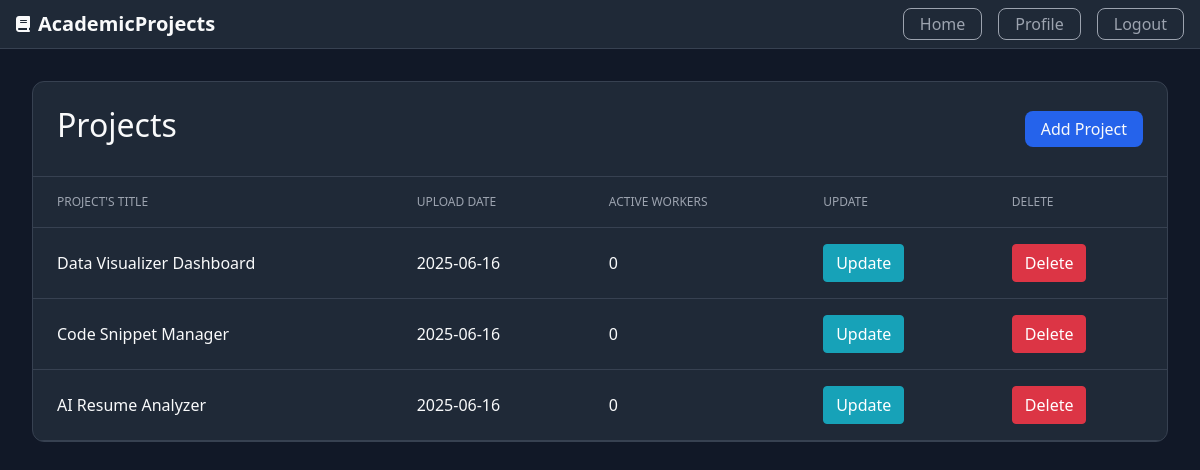
Page /profile/moreinfo/projects (signed in) on the earlier database version.
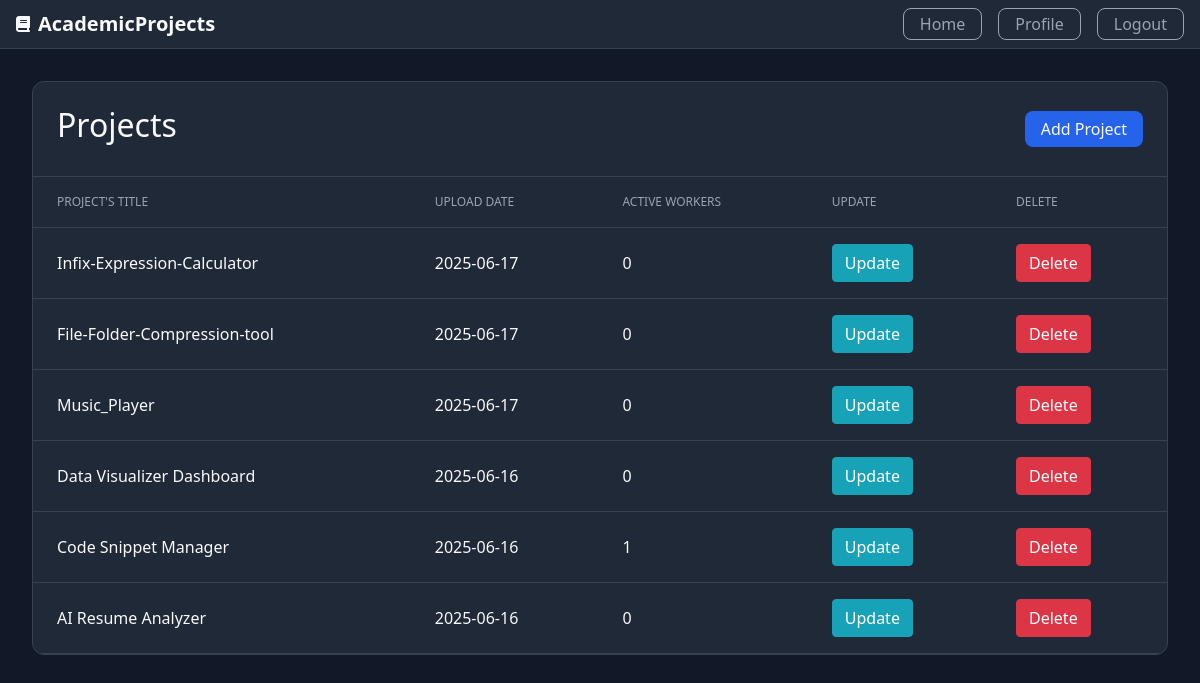
Same page on the later database version.
### Project/models.py (models this page shows, shortened)
class Project(db.Model):
    id=db.Column(db.Integer,primary_key=True)
    title=db.Column(db.String(100),nullable=False)
    description=db.Column(db.Text,nullable=False)
    skills=db.Column(db.Text,nullable=False)
    descriptive_pdf=db.Column(db.String(80),nullable=False,default='No pdf')
    user_count=db.Column(db.Integer,nullable=False,default=0)
    created_at=db.Column(db.DateTime,nullable=False,default=datetime.utcnow)
    created_by=db.Column(db.Integer,db.ForeignKey('user.id'))
    submission=db.relationship('Submission',backref='project',lazy=True,cascade="all,delete")
    evaluation=db.relationship('Evaluation',backref='project',lazy=True,cascade="all,delete")
    project_taken_by=db.relationship('Project_Taken',backref='project',lazy=True,cascade="all,delete")

### Project/routes.py (the view)
@app.route("/profile/moreinfo/projects")
@login_required
def more_info():
    projects=current_user.project
    projects.reverse()
    return render_template("more_projects.html",projects=projects,title="Projects")

### Project/models.py (called while the page is built)
@loginmanager.user_loader
def user_loader(user_id):
    user=User.query.get(user_id)
    return user

### Project/templates/more_projects.html (shortened to what this page needs)
{% extends "more-info-layout.html" %}
{% block label %}Projects{% endblock label %}
{% block headings %}
  <th>Project's Title</th>
  <th>Upload Date</th>
  <th>Active Workers</th>
  <th>Update</th>
  <th>Delete</th>
{% endblock headings %}
{% block data %}
{% for i in projects %}
  <tr>
    <td>{{i.title}}</td>
    <td>{{i.created_at.strftime("%Y-%m-%d")}}</td>
    <td>{{i.user_count}}</td>
    <td><a class="btn btn-info" href="{{url_for('update_project',project_id=i.id,act='updating')}}">Update</a></td>
    <td><button type="button" class="btn btn-danger" data-toggle="modal" data-target="#deleteModal">Delete</button>
    </td>
  </tr>
  {% endfor %}
{% endblock data %}

Differences in the rows shown:
added Project: title "Infix-Expression-Calculator", created_at "2025-06-17", user_count "0"
added Project: title "File-Folder-Compression-tool", created_at "2025-06-17", user_count "0"
added Project: title "Music_Player", created_at "2025-06-17", user_count "0"
changed Project "Code Snippet Manager": user_count "0" → "1"
